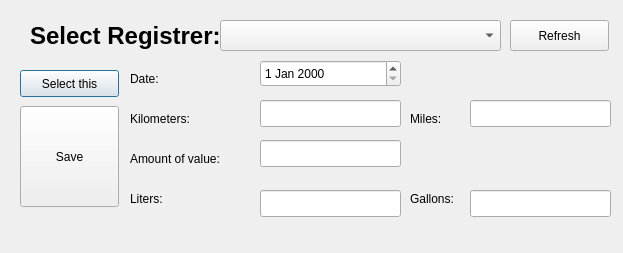
<?xml version="1.0" encoding="UTF-8"?>
<ui version="4.0">
 <class>modifyregisters</class>
 <widget class="QDialog" name="modifyregisters">
  <property name="geometry">
   <rect>
    <x>0</x>
    <y>0</y>
    <width>623</width>
    <height>253</height>
   </rect>
  </property>
  <property name="windowTitle">
   <string>Modify Register</string>
  </property>
  <widget class="QLabel" name="label_4">
   <property name="geometry">
    <rect>
     <x>130</x>
     <y>190</y>
     <width>111</width>
     <height>17</height>
    </rect>
   </property>
   <property name="text">
    <string>Liters:</string>
   </property>
  </widget>
  <widget class="QLabel" name="label_2">
   <property name="geometry">
    <rect>
     <x>130</x>
     <y>70</y>
     <width>67</width>
     <height>17</height>
    </rect>
   </property>
   <property name="text">
    <string>Date:</string>
   </property>
  </widget>
  <widget class="QDateEdit" name="MRdate">
   <property name="geometry">
    <rect>
     <x>260</x>
     <y>60</y>
     <width>141</width>
     <height>27</height>
    </rect>
   </property>
  </widget>
  <widget class="QLabel" name="label_5">
   <property name="geometry">
    <rect>
     <x>130</x>
     <y>110</y>
     <width>91</width>
     <height>17</height>
    </rect>
   </property>
   <property name="text">
    <string>Kilometers:</string>
   </property>
  </widget>
  <widget class="QLabel" name="label_3">
   <property name="geometry">
    <rect>
     <x>130</x>
     <y>150</y>
     <width>121</width>
     <height>17</height>
    </rect>
   </property>
   <property name="text">
    <string>Amount of value:</string>
   </property>
  </widget>
  <widget class="QLabel" name="label">
   <property name="geometry">
    <rect>
     <x>30</x>
     <y>20</y>
     <width>211</width>
     <height>31</height>
    </rect>
   </property>
   <property name="font">
    <font>
     <pointsize>18</pointsize>
     <weight>75</weight>
     <bold>true</bold>
    </font>
   </property>
   <property name="text">
    <string>Select Registrer:</string>
   </property>
  </widget>
  <widget class="QComboBox" name="MselectRegister">
   <property name="geometry">
    <rect>
     <x>220</x>
     <y>20</y>
     <width>281</width>
     <height>31</height>
    </rect>
   </property>
  </widget>
  <widget class="QLineEdit" name="MRkilometers">
   <property name="geometry">
    <rect>
     <x>260</x>
     <y>100</y>
     <width>141</width>
     <height>27</height>
    </rect>
   </property>
  </widget>
  <widget class="QLineEdit" name="MRcurrency">
   <property name="geometry">
    <rect>
     <x>260</x>
     <y>140</y>
     <width>141</width>
     <height>27</height>
    </rect>
   </property>
  </widget>
  <widget class="QLineEdit" name="MRliters">
   <property name="geometry">
    <rect>
     <x>260</x>
     <y>190</y>
     <width>141</width>
     <height>27</height>
    </rect>
   </property>
  </widget>
  <widget class="QPushButton" name="pushButton">
   <property name="geometry">
    <rect>
     <x>20</x>
     <y>70</y>
     <width>99</width>
     <height>27</height>
    </rect>
   </property>
   <property name="text">
    <string>Select this</string>
   </property>
  </widget>
  <widget class="QPushButton" name="pushButton_2">
   <property name="geometry">
    <rect>
     <x>20</x>
     <y>106</y>
     <width>99</width>
     <height>101</height>
    </rect>
   </property>
   <property name="text">
    <string>Save</string>
   </property>
  </widget>
  <widget class="QPushButton" name="pushButton_3">
   <property name="geometry">
    <rect>
     <x>510</x>
     <y>20</y>
     <width>99</width>
     <height>31</height>
    </rect>
   </property>
   <property name="text">
    <string>Refresh</string>
   </property>
  </widget>
  <widget class="QLabel" name="label_6">
   <property name="geometry">
    <rect>
     <x>410</x>
     <y>110</y>
     <width>67</width>
     <height>17</height>
    </rect>
   </property>
   <property name="text">
    <string>Miles:</string>
   </property>
  </widget>
  <widget class="QLabel" name="label_7">
   <property name="geometry">
    <rect>
     <x>410</x>
     <y>190</y>
     <width>67</width>
     <height>17</height>
    </rect>
   </property>
   <property name="text">
    <string>Gallons:</string>
   </property>
  </widget>
  <widget class="QLineEdit" name="MRmiles">
   <property name="geometry">
    <rect>
     <x>470</x>
     <y>100</y>
     <width>141</width>
     <height>27</height>
    </rect>
   </property>
  </widget>
  <widget class="QLineEdit" name="MRgallons">
   <property name="geometry">
    <rect>
     <x>470</x>
     <y>190</y>
     <width>141</width>
     <height>27</height>
    </rect>
   </property>
  </widget>
 </widget>
 <resources/>
 <connections/>
</ui>
